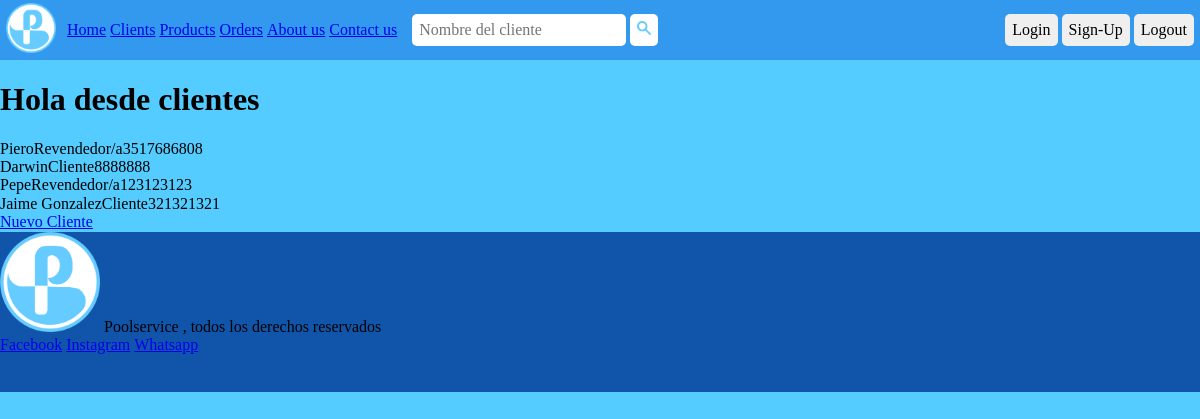
The page /clients/list-clients on the database as committed earlier.
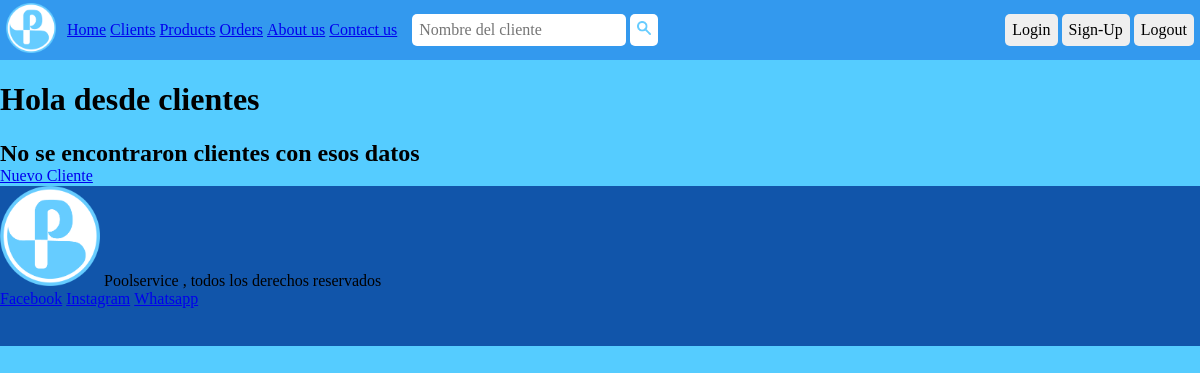
The same page on the database as committed later.
### clients/models.py (models this page shows, shortened)
class Client(models.Model):
    KIND_CHOICES = (
        ('Revendedor', 'Revendedor'),
        ('Cliente', 'Cliente'),
    )
    CONDITION_CHOICES = (
        ('Consumidor final', 'Consumidor final'),
        ('Responsable inscripto', 'Responsable inscripto'),
        ('Iva exento', 'Iva exento'),
    )
    name = models.CharField(max_length=40 , verbose_name='Nombre')
    dni = models.CharField(max_length=8, validators=[
        validators.RegexValidator(r'^[0-9]{8}$', 'DNI inválido.')], verbose_name='DNI' , null=True, blank=True , unique=True , )
    cuit = models.CharField(max_length=11 , validators=[
        validators.RegexValidator(r'^[0-9]{11}$', 'CUIT inválido.')], verbose_name='CUIT' , null=True, blank=True , unique=True)
    kind = models.CharField(max_length=20 , choices=KIND_CHOICES, verbose_name='Tipo')
    condition = models.CharField(max_length=50 , choices=CONDITION_CHOICES, verbose_name='Condición', blank=True)
    email = models.EmailField(max_length=40 , verbose_name='Correo')
    phone = models.CharField(max_length=20 , verbose_name='Teléfono')
    address = models.CharField(max_length=40 , verbose_name='Dirección')
    city = models.CharField(max_length=40 , verbose_name='Ciudad')
    class Meta:
        verbose_name = 'Cliente'
        verbose_name_plural = 'Clientes'

### clients/views.py (the view)
# urls.py: path('list-clients', list_clients, name='list_clients'),
def list_clients (request):
    clients = Client.objects.all()
    queryset = request.GET.get('search')
    if queryset:
        clients = Client.objects.filter(
            Q(name__icontains = queryset) |
            Q(phone__icontains = queryset)
        ).distinct()
    if len(clients) > 0:
        context = {
            'clients': clients,
        }
    else :
        context = {
            'message_clients': 'No se encontraron clientes con esos datos'
        }
    return render (request, 'clients/clients.html', context=context)

### templates/clients/clients.html (shortened to what this page needs)
{% extends 'base.html' %}
{% block content %}
    <h1>Hola desde clientes</h1>
    <div>
        {% if clients %}
        {% for client in clients %}
            <div>
                {{client.name}}{{client.kind}}{{client.phone}}
            </div>
        {% endfor %}
        {% endif %}
        {% if message_clients %}
            <h2>{{message_clients}}</h2>
        {% endif %}
    </div>
    <a href="/clients/create-client">Nuevo Cliente</a>
{% endblock %}

Rows that differ between the two databases and show on the page:
removed Client: name "Piero", kind "Revendedor/a", phone "3517686808"
removed Client: name "Darwin", kind "Cliente", phone "8888888"
removed Client: name "Pepe", kind "Revendedor/a", phone "123123123"
removed Client: name "Jaime Gonzalez", kind "Cliente", phone "321321321"
Other text that changed with them:
{{ message_clients }}: (not shown) → "No se encontraron clientes con esos datos"
